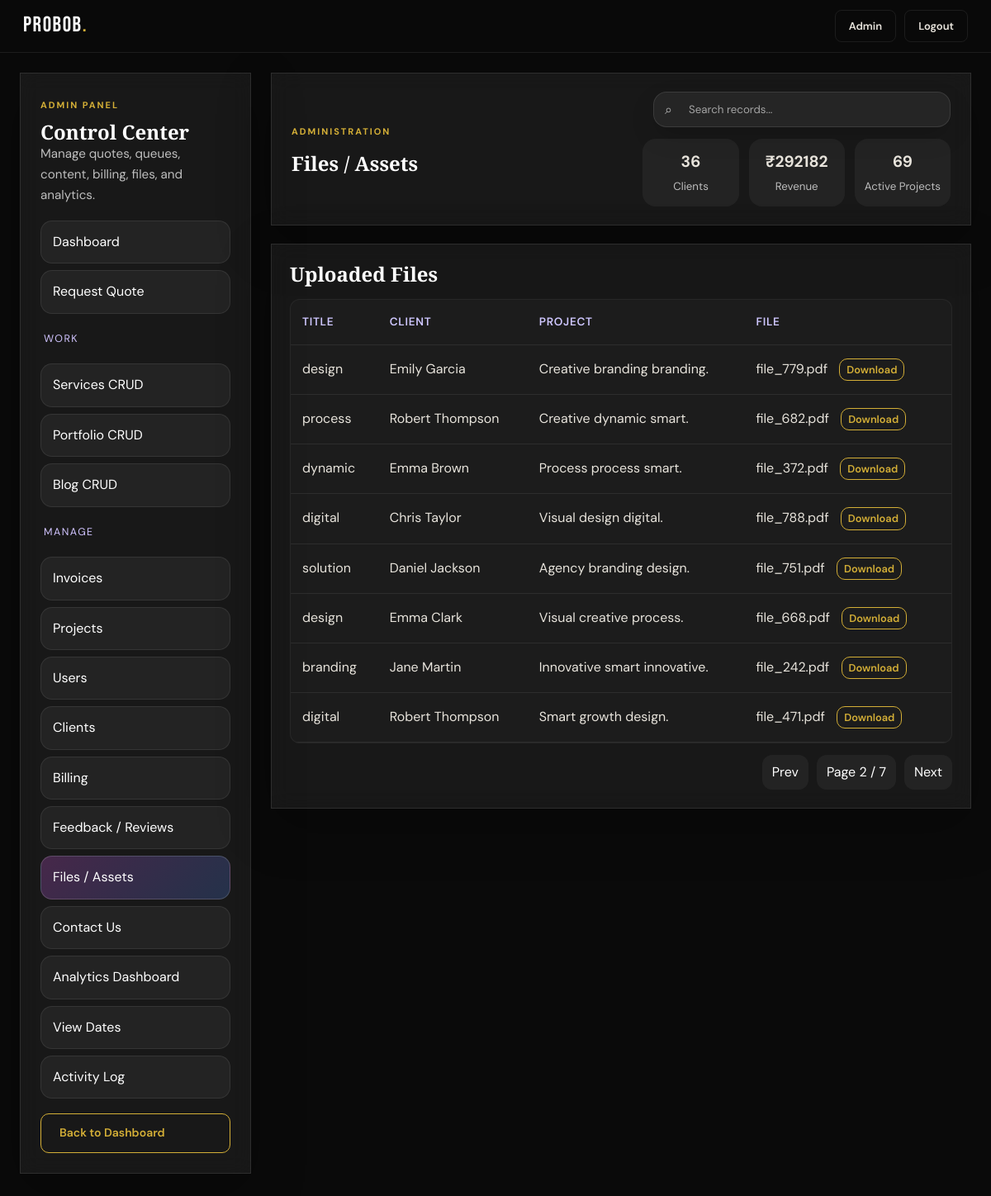
Page /admin/assets?page=2&search= (signed in) on the committed database.
### tables this page shows
CREATE TABLE project_files (
            id INTEGER PRIMARY KEY AUTOINCREMENT,
            project_id INTEGER,
            user_id INTEGER,
            title TEXT,
            filename TEXT,
            file_path TEXT,
            file_type TEXT,
            uploaded_by_role TEXT,
            created_at TEXT DEFAULT CURRENT_TIMESTAMP
        );

CREATE TABLE users (
            id INTEGER PRIMARY KEY AUTOINCREMENT,
            name TEXT NOT NULL,
            email TEXT UNIQUE NOT NULL,
            password_hash TEXT NOT NULL,
            role TEXT DEFAULT 'user',
            reset_token TEXT,
            reset_token_expires TEXT,
            created_at TEXT DEFAULT CURRENT_TIMESTAMP
        , profile_picture TEXT, bio TEXT, phone TEXT, location TEXT, status TEXT DEFAULT 'active');

CREATE TABLE projects (
            id INTEGER PRIMARY KEY AUTOINCREMENT,
            user_id INTEGER,
            quote_id INTEGER,
            title TEXT NOT NULL,
            service TEXT,
            brief TEXT,
            status TEXT DEFAULT 'Inquiry Received',
            priority TEXT DEFAULT 'Medium',
            budget TEXT,
            due_date TEXT,
            designer_name TEXT,
            progress INTEGER DEFAULT 0,
            created_at TEXT DEFAULT CURRENT_TIMESTAMP
        );

### app.py (the view)
@app.route('/admin/assets')
@admin_required
def admin_assets_page():
    page = int(request.args.get('page', 1) or 1)
    search = request.args.get('search', '').strip()
    files = admin_paginate('SELECT pf.*, p.title AS project_title, u.name AS client_name FROM project_files pf LEFT JOIN projects p ON pf.project_id=p.id LEFT JOIN users u ON pf.user_id=u.id ORDER BY pf.id DESC', page=page, per_page=8, search=search, search_cols=['title', 'filename', 'project_title', 'client_name'])
    return render_template('admin_assets.html', files=files, **admin_common_context('assets'))

### app.py (called while the page is built)
def get_db():
    db = getattr(g, '_database', None)
    if db is None:
        db = g._database = sqlite3.connect(DATABASE)
        db.row_factory = sqlite3.Row
    return db

@app.teardown_appcontext
def close_connection(exception):
    db = getattr(g, '_database', None)
    if db is not None:
        db.close()

def admin_required(f):
    @wraps(f)
    def decorated(*args, **kwargs):
        user = get_current_user()
        if not user:
            flash('Please log in to access this page.', 'warning')
            return redirect(url_for('login', next=request.path))
        if user['role'] != 'admin':
            flash('Admin access only.', 'error')
            return redirect(url_for('dashboard'))
        return f(*args, **kwargs)
    return decorated

def get_current_user():
    if 'user_id' not in session:
        return None
    return get_db().execute('SELECT * FROM users WHERE id=?', (session['user_id'],)).fetchone()

def get_user_notifications(limit=5, only_unread=False):
    user = get_current_user()
    if not user:
        return []
    query = 'SELECT * FROM notifications WHERE user_id=?'
    params = [user['id']]
    if only_unread:
        query += ' AND is_read=0'
    query += ' ORDER BY id DESC LIMIT ?'
    params.append(limit)
    return get_db().execute(query, tuple(params)).fetchall()

def unread_notification_count():
    user = get_current_user()
    if not user:
        return 0
    return get_db().execute('SELECT COUNT(*) FROM notifications WHERE user_id=? AND is_read=0', (user['id'],)).fetchone()[0]

@app.context_processor
def inject_user():
    user = get_current_user()
    play_login_sound = bool(session.pop('play_login_sound', False))
    return {
        'current_user': user,
        'notif_preview': get_user_notifications(limit=5) if user else [],
        'notif_unread_count': unread_notification_count() if user else 0,
        'play_login_sound': play_login_sound,
        'now_iso': now_iso
    }

def admin_common_context(section='dashboard'):
    return {'admin_section': section, 'admin_stats': admin_overview_stats()}

### templates/admin_assets.html (shortened to what this page needs)
{% extends 'admin_base.html' %}
{% block admin_heading %}Files / Assets{% endblock %}
{% block admin_body %}
<div class="glass-card admin-section">
  <h2>Uploaded Files</h2>
  <div class="table-wrap"><table class="admin-table"><thead><tr><th>Title</th><th>Client</th><th>Project</th><th>File</th><th>Type</th><th>Date</th></tr></thead><tbody>
    {% for item in files['items'] %}
    <tr>
      <td>{{ item.title or 'Untitled' }}</td>
      <td>{{ item.client_name or '—' }}</td>
      <td>{{ item.project_title or '—' }}</td>
      <td>{% if item.file_path %}<a href="{{ item.file_path }}" target="_blank">{{ item.filename }}</a> <a href="{{ item.file_path }}" download class="btn-outline" style="padding: 2px 8px; font-size: 0.8rem; margin-left: 10px;">Download</a>{% else %}{{ item.filename }}{% endif %}</td>
      <td>{{ item.file_type or '—' }}</td>
    </tr>
    {% else %}<tr><td colspan="6">No uploaded assets yet.</td></tr>{% endfor %}
  </tbody></table></div>
  <div class="pagination">
    {% if files['has_prev'] %}<a href="{{ url_for('admin_assets_page', page=files['prev_page'], search=request.args.get('search', '')) }}">Prev</a>{% endif %}
    <span>Page {{ files['page'] }} / {{ files['pages'] }}</span>
    {% if files['has_next'] %}<a href="{{ url_for('admin_assets_page', page=files['next_page'], search=request.args.get('search', '')) }}">Next</a>{% endif %}
  </div>
</div>
{% endblock %}

### static/css/style.css (style rules this page uses)
*, *::before, *::after { box-sizing: border-box; margin: 0; padding: 0; }
:root { --bg: #0a0a0a; --bg-2: #111111; --bg-3: #181818; --bg-4: #222222; --border: rgba(255,255,255,0.08); --border-gold: rgba(212,175,55,0.25); --gold: #d4af37; --gold-light: #f0d060; --gold-dim: rgba(212,175,55,0.15); --white: #ffffff; --text: #e8e4dc; --text-2: #9e9a93; --text-3: #5c5852; --red: #e05555; --radius: 12px; --radius-lg: 20px; --shadow: 0 8px 32px rgba(0,0,0,0.5); --shadow-gold: 0 0 40px rgba(212,175,55,0.12); --font-display: 'Bebas Neue', sans-serif; --font-serif: 'Playfair Display', Georgia, serif; --font-body: 'DM Sans', system-ui, sans-serif; --nav-h: 64px; --ticker-h: 36px; }
html { scroll-behavior: smooth; }
body { background: var(--bg); color: var(--text); font-family: var(--font-body); font-size: 16px; line-height: 1.65; -webkit-font-smoothing: antialiased; overflow-x: hidden; }
a { color: inherit; text-decoration: none; }
h1,h2,h3,h4,h5 { font-family: var(--font-serif); font-weight: 700; line-height: 1.15; color: var(--white); }
.btn-outline { display: inline-flex; align-items: center; gap: 6px; background: transparent; color: var(--gold); font-weight: 600; font-size: 14px; padding: 11px 22px; border-radius: 10px; border: 1px solid var(--gold); transition: background .2s, color .2s; }
.glass-card { background:rgba(255,255,255,.06);backdrop-filter:blur(12px);border:1px solid rgba(255,255,255,.1);box-shadow:0 20px 60px rgba(0,0,0,.28); }

### templates/admin_base.html (style rules this page uses)
.admin-section { padding:22px;overflow-x:auto }
.admin-section h2 { margin-bottom:16px }
.table-wrap { overflow-x:auto; -webkit-overflow-scrolling: touch; border-radius: 12px; border: 1px solid rgba(255,255,255,0.05); background: rgba(255,255,255,0.02); }
.admin-table { width:100%;border-collapse:collapse;min-width:1000px; }
.admin-table th,.admin-table td { padding:16px 14px;border-bottom:1px solid rgba(255,255,255,.08);vertical-align:top;text-align:left; overflow: hidden; text-overflow: ellipsis; }
.admin-table th { font-size:.85rem;color:#cfc7ff; font-weight: 600; text-transform: uppercase; letter-spacing: 0.05em; }
.pagination { display:flex;gap:10px;justify-content:flex-end;align-items:center;margin-top:14px }
.pagination a,.pagination span { padding:8px 12px;border-radius:12px;background:rgba(255,255,255,.05);text-decoration:none;color:#fff }

### rows in the picture
project_files: title "design", name "Emily Garcia", title "Creative branding branding.", filename "file_779.pdf"
project_files: title "process", name "Robert Thompson", title "Creative dynamic smart.", filename "file_682.pdf"
project_files: title "dynamic", name "Emma Brown", title "Process process smart.", filename "file_372.pdf"
project_files: title "digital", name "Chris Taylor", title "Visual design digital.", filename "file_788.pdf"
project_files: title "solution", name "Daniel Jackson", title "Agency branding design.", filename "file_751.pdf"
project_files: title "design", name "Emma Clark", title "Visual creative process.", filename "file_668.pdf"
project_files: title "branding", name "Jane Martin", title "Innovative smart innovative.", filename "file_242.pdf"
project_files: title "digital", name "Robert Thompson", title "Smart growth design.", filename "file_471.pdf"

### other values in the picture
{{ admin_stats.clients }} "36"
{{ admin_stats.revenue }} "292182"
{{ admin_stats.active_projects }} "69"
{{ files['page'] }} "2"
{{ files['pages'] }} "7"
